Frame 1 (no input): blank canvas, image omitted
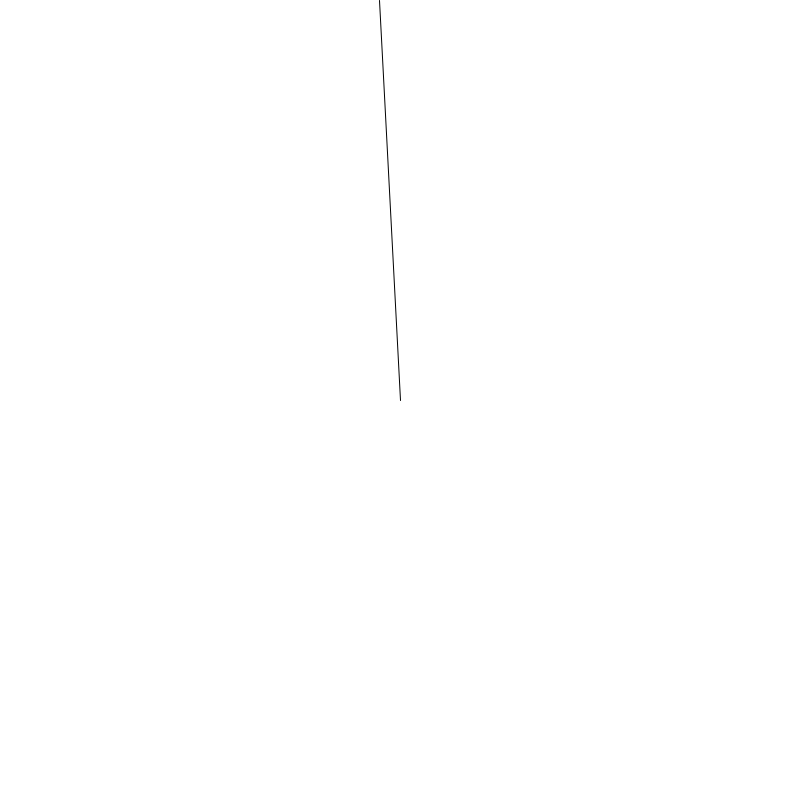
Frame 60 (the mouse pressed at the canvas centre just before this capture)
Frame 120 (the mouse held since frame 60 and released just before this capture): blank canvas, image omitted

The Processing sketch that drew this single still picture (run headless with seeded random() and noise(); from frame 60 on, the mouse is pressed at the canvas centre):

// Processing sketch: assBlack6_1
// ── assBlack6_1.pde
Stick flower;

void setup() {
  flower = new Stick();
  size(800, 800);
}

void draw() {
  background(255);
  flower.display();
}

// ── MSD.pde
// This class is the mass - spring - damper
class MSD {
    float velocity;
  float force = 1; // an initial force, will be modified
  float friction = 0.01;  
  float angle;
  float spring = 100; 
  float mass = 10;


  MSD(float v) { // pass the velocity
    velocity = v; // in the flower class, you are able to apply an intial velocity to the system
  }

  // the following method calculates the velocity, the angular rotation and the friction 
  void calculate() {
    velocity += -force/mass; // add a negative accelaration to the velocity (methematically this would be an integral) 
    angle += velocity; 
    force = angle/spring + friction*velocity; // the first part of the formula is the angular rotation and the second part is the applied friction
  }
}

// ── flower.pde
//This class takes care of the line that will be pulled back and forth. Eventually it will come to a stop
class Stick {
  MSD system; 

  Stick() {
    system = new MSD(0); // the ability to apply an intial velocity to the system
  }

  void display() {
    system.calculate();
    translate(width/2, height/2); // put the line at the center of the screen
    rotate(radians(system.angle)-0.5*PI); // rotate 90 degrees to the left
    line(0, 0, width/2, height/2-400);
  }
}
